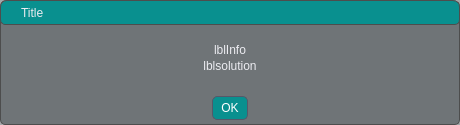
<?xml version="1.0" encoding="UTF-8"?>
<ui version="4.0">
 <class>Dialog</class>
 <widget class="QDialog" name="Dialog">
  <property name="geometry">
   <rect>
    <x>0</x>
    <y>0</y>
    <width>460</width>
    <height>125</height>
   </rect>
  </property>
  <property name="minimumSize">
   <size>
    <width>460</width>
    <height>125</height>
   </size>
  </property>
  <property name="maximumSize">
   <size>
    <width>460</width>
    <height>125</height>
   </size>
  </property>
  <property name="windowTitle">
   <string>Dialog</string>
  </property>
  <property name="styleSheet">
   <string notr="true">/* ====================================================== */
/* 🎨 Global Theme - Base Colors, Background &amp; Typography */
/* ====================================================== */
* {
    border: transparent;
    boreder-radius: 7px;
    background-color: #1d252b; /* Updated background */
    padding: 0;
    margin: 0;
    color: #ececf1; /* Brighter default text */
}

QWidget {

    border: 1px solid #4d4d4d;
    border-radius: 5px;
	border-top-left-radius: 7px;     /* Rounded top-left corner */
    border-top-right-radius: 7px;    /* Rounded top-right corner */
    border-right-radius: 7px;        /* No rounding on right side */
    border-left-radius: 7px;    
	background-color: rgba(29, 37, 43, 0.4);  /* 10% transparency */
}

QLabel, QLabel:focus, QLabel:hover {
	border: None;
    color: #ececf1; /* Brighter default text */
}

/* 🔘 QPushButton Styling */
QPushButton {
    padding: 4px 8px;
    text-align: center;
    border-radius: 5px;
    background-color: rgb(9, 144, 143);
    border: 1px solid #565869;
    color: #ffffff; /* Brighter text */
}

QPushButton:hover {
    background-color: #5c5d6e;
    border: 1px solid #acacbe;
    color: #ffffff;
}

QPushButton:pressed {
    background-color: #2d2e3a;
    border: 1px solid #8e8ea0;
    color: #ececf1; /* Brighter default text */	
}

QPushButton:disabled {
    background-color: #24252e;
    border: 1px dashed rgba(120, 120, 130, 0.5);
    color: rgba(200, 200, 210, 0.3);   
}

QPushButton:focus {
    border: 1px solid;
    border-left-color: qradialgradient(spread:pad, cx:0, cy:0.347273, radius:0.826, fx:0.453364, fy:0.097,
        stop:0.125 rgba(9, 144, 143, 88), stop:1 rgba(46, 47, 56, 76));
    border-top-color: qradialgradient(spread:pad, cx:0, cy:0.347273, radius:0.826, fx:0.453364, fy:0.097,
        stop:0.125 rgba(9, 144, 143, 88), stop:1 rgba(46, 47, 56, 76));
    border-bottom-color: qradialgradient(spread:pad, cx:1, cy:0.728, radius:0.826, fx:0.498455, fy:0.95,
        stop:0.125 rgba(9, 144, 143, 88), stop:1 rgba(46, 47, 56, 76));
    border-right-color: qradialgradient(spread:pad, cx:1, cy:0.728, radius:0.826, fx:0.498455, fy:0.95,
        stop:0.125 rgba(9, 144, 143, 88), stop:1 rgba(46, 47, 56, 76));
    background-color: rgb(31, 93, 92);
    color: #ececf1; /* Brighter default text */
}

#dragFrame {
    border-top-left-radius: 7px;
    border-top-right-radius: 7px;
    border-right-radius: 7px;
    border-left-radius: 7px;
    background-color: rgba(9, 144, 143, 1.0);
    cursor: move;
    color: #ececf1; /* Brighter default text */
}

#QfDialogBbBox{
	background: None;
	border: None
}

QLabel{
	background: None;
	}
</string>
  </property>
  <layout class="QVBoxLayout" name="verticalLayout">
   <property name="spacing">
    <number>2</number>
   </property>
   <property name="leftMargin">
    <number>0</number>
   </property>
   <property name="topMargin">
    <number>0</number>
   </property>
   <property name="rightMargin">
    <number>0</number>
   </property>
   <property name="bottomMargin">
    <number>0</number>
   </property>
   <item>
    <widget class="QFrame" name="dragFrame">
     <property name="minimumSize">
      <size>
       <width>0</width>
       <height>25</height>
      </size>
     </property>
     <property name="maximumSize">
      <size>
       <width>1000000</width>
       <height>25</height>
      </size>
     </property>
     <property name="frameShape">
      <enum>QFrame::StyledPanel</enum>
     </property>
     <property name="frameShadow">
      <enum>QFrame::Raised</enum>
     </property>
     <layout class="QHBoxLayout" name="horizontalLayout">
      <property name="spacing">
       <number>0</number>
      </property>
      <property name="leftMargin">
       <number>20</number>
      </property>
      <property name="topMargin">
       <number>0</number>
      </property>
      <property name="rightMargin">
       <number>0</number>
      </property>
      <property name="bottomMargin">
       <number>0</number>
      </property>
      <item>
       <widget class="QLabel" name="lblTitle">
        <property name="text">
         <string>Title</string>
        </property>
       </widget>
      </item>
     </layout>
    </widget>
   </item>
   <item>
    <spacer name="verticalSpacer">
     <property name="orientation">
      <enum>Qt::Vertical</enum>
     </property>
     <property name="sizeHint" stdset="0">
      <size>
       <width>20</width>
       <height>40</height>
      </size>
     </property>
    </spacer>
   </item>
   <item>
    <widget class="QLabel" name="lblInfo">
     <property name="text">
      <string>lblInfo</string>
     </property>
     <property name="alignment">
      <set>Qt::AlignCenter</set>
     </property>
    </widget>
   </item>
   <item>
    <widget class="QLabel" name="lblSolution">
     <property name="text">
      <string>lblsolution</string>
     </property>
     <property name="alignment">
      <set>Qt::AlignCenter</set>
     </property>
    </widget>
   </item>
   <item>
    <spacer name="verticalSpacer_2">
     <property name="orientation">
      <enum>Qt::Vertical</enum>
     </property>
     <property name="sizeHint" stdset="0">
      <size>
       <width>20</width>
       <height>40</height>
      </size>
     </property>
    </spacer>
   </item>
   <item>
    <widget class="QFrame" name="QfDialogBbBox">
     <property name="frameShape">
      <enum>QFrame::StyledPanel</enum>
     </property>
     <property name="frameShadow">
      <enum>QFrame::Raised</enum>
     </property>
     <layout class="QVBoxLayout" name="verticalLayout_2">
      <property name="leftMargin">
       <number>5</number>
      </property>
      <property name="topMargin">
       <number>5</number>
      </property>
      <property name="rightMargin">
       <number>5</number>
      </property>
      <property name="bottomMargin">
       <number>5</number>
      </property>
      <item alignment="Qt::AlignHCenter">
       <widget class="QDialogButtonBox" name="buttonBox">
        <property name="orientation">
         <enum>Qt::Horizontal</enum>
        </property>
        <property name="standardButtons">
         <set>QDialogButtonBox::Ok</set>
        </property>
       </widget>
      </item>
      <item>
       <spacer name="verticalSpacer_3">
        <property name="orientation">
         <enum>Qt::Vertical</enum>
        </property>
        <property name="sizeHint" stdset="0">
         <size>
          <width>20</width>
          <height>10</height>
         </size>
        </property>
       </spacer>
      </item>
     </layout>
    </widget>
   </item>
  </layout>
 </widget>
 <resources/>
 <connections>
  <connection>
   <sender>buttonBox</sender>
   <signal>accepted()</signal>
   <receiver>Dialog</receiver>
   <slot>accept()</slot>
   <hints>
    <hint type="sourcelabel">
     <x>248</x>
     <y>254</y>
    </hint>
    <hint type="destinationlabel">
     <x>157</x>
     <y>274</y>
    </hint>
   </hints>
  </connection>
  <connection>
   <sender>buttonBox</sender>
   <signal>rejected()</signal>
   <receiver>Dialog</receiver>
   <slot>reject()</slot>
   <hints>
    <hint type="sourcelabel">
     <x>316</x>
     <y>260</y>
    </hint>
    <hint type="destinationlabel">
     <x>286</x>
     <y>274</y>
    </hint>
   </hints>
  </connection>
 </connections>
</ui>
